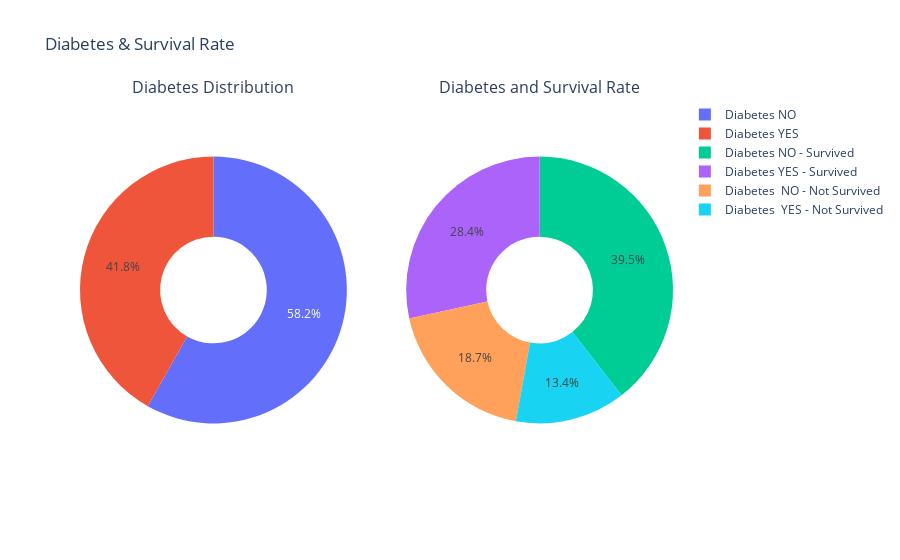

Notebook cell for this chart:
### Code cell
labels = [["Diabetes YES", "Diabetes NO"], 
          ['Diabetes YES - Survived','Diabetes  YES - Not Survived', 'Diabetes NO - Survived',
           'Diabetes  NO - Not Survived']]

values = [[len(diabetes_yes), len(diabetes_no)],
         [len(diabetes_yes_survived), len(diabetes_yes_not_survived),
          len(diabetes_no_survived), len(diabetes_no_not_survived)]]

subplot_titles = ['Diabetes Distribution', 'Diabetes and Survival Rate']
sub_plot_names = ["Distribution of Diabetes", 'Diabetes & Survival']

utils.ConstructGoPieChart(build_sub_plots = True, 
                          rows = 1, 
                          cols = 2, 
                          subplot_titles = subplot_titles,
                          labels = labels, 
                          values = values, 
                          sub_plot_names = sub_plot_names, 
                          title_text = "Diabetes & Survival Rate",
                          export_to_png = True)

### Figure 1 — Plotly figure (JSON) as saved in the notebook; plotly's stock layout.template omitted (floating-point values rounded to 4 significant figures)
{"data": [{"domain": {"x": [0, 0.45], "y": [0, 1]}, "hole": 0.4, "hoverinfo": "label+percent+name", "labels": ["Diabetes YES", "Diabetes NO"], "name": "Distribution of Diabetes", "type": "pie", "values": [125, 174]}, {"domain": {"x": [0.55, 1], "y": [0, 1]}, "hole": 0.4, "hoverinfo": "label+percent+name", "labels": ["Diabetes YES - Survived", "Diabetes  YES - Not Survived", "Diabetes NO - Survived", "Diabetes  NO - Not Survived"], "name": "Diabetes & Survival", "type": "pie", "values": [85, 40, 118, 56]}], "layout": {"annotations": [{"font": {"size": 16}, "showarrow": false, "text": "Diabetes Distribution", "x": 0.225, "xanchor": "center", "xref": "paper", "y": 1, "yanchor": "bottom", "yref": "paper"}, {"font": {"size": 16}, "showarrow": false, "text": "Diabetes and Survival Rate", "x": 0.775, "xanchor": "center", "xref": "paper", "y": 1, "yanchor": "bottom", "yref": "paper"}], "title": {"text": "Diabetes & Survival Rate"}}}
